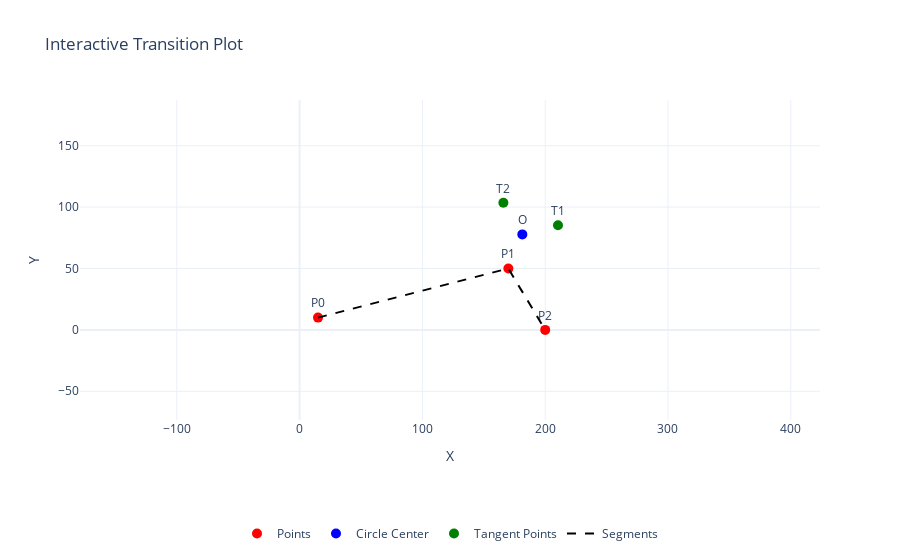

Source (notebook cell):
### Markdown cell above
# Introduction to Planimetric Transitions

In road axis design, ensuring a **smooth and safe path** for the driver requires specific criteria for planimetric design, with particular attention to the following cases:

- **Transitions between straight sections and circular curves**  
  The use of a **clothoid** as a transition curve ensures a gradual variation in curvature, improving both **safety** and **driving comfort**.

- **Transitions between consecutive curves in the same direction**  
  When two circular curves with different radii follow each other, a **clothoid transition** is necessary to avoid abrupt curvature changes.

- **Transitions between consecutive curves in opposite directions (Flexure Clothoid)**  
  When two curves of opposite direction follow each other, the design solution may include:  
  - **An intermediate straight section**, ensuring enough separation to prevent abrupt maneuvers.  
  - **A direct transition using a flexure clothoid**, allowing a **continuous variation of curvature** through a **zero-curvature point**.


Below, we will examine some **fundamental geometric problems** related to **circular arc transitions**, followed by the analysis of **variable curvature curves**:

1. **Straight section transitions using circular arcs**  
2. **Introduction of clothoids**  
3. **Complex transitions between consecutive curves (same & opposite directions)**

---
# 1. Straight Section Transitions Using Circular Arcs

In this section, we analyze the problem of connecting two straight road segments using a **circular arc**. This study is divided into two parts:
- 1.1 Connecting straight sections with a circular arc
- 1.2 Constraining the circular transition

## 1.1 Connecting Straight Sections with a Circular Arc

The simplest case consists of defining the geometry of a circular transition between two straight sections. This is characterized by the **coordinates of three key points** and the **radius R** of the circular arc:

- **P₀**: The starting point of the first straight section.
- **P₁**: The intersection of the two straight sections.
- **P₂**: The endpoint of the second straight section.
- **R**: The prescribed radius of the circular arc, which influences the curvature and length of the transition.

To define the transition geometry, we first compute the **intersection angle (α)** at **P₁**, which determines the deflection between the two segments. Given **α** and the **radius R**, we derive:

- **Central angle (θ)**: The circular arc's subtended angle at its center.
- **Tangent length (T)**: Distance from **P₁** to the arc's tangent points.
- **Bisector length (B)**: Perpendicular distance from **P₁** to the arc's midpoint.

The reference figure illustrates these relationships, which we will compute using fundamental equations.

---

### Code cell
from functions import CircularTransition

# Define problem data  CircularTransition((15, 10), (170, 50), (250, 0), 50)
P0 = [15, 10]
P1 = [170, 50]
P2 = [200, 0]
R = 30

# Create the circular transition object
transition = CircularTransition(P0, P1 , P2, R)
transition.print_parameters()
transition.plot()

### Figure 1 — Plotly figure (JSON) as saved in the notebook; plotly's stock layout.template omitted (floating-point values rounded to 4 significant figures)
{"data": [{"marker": {"color": "red", "size": 10}, "mode": "markers+text", "name": "Points", "text": ["P0", "P1", "P2"], "textposition": "top center", "type": "scatter", "x": [15, 170, 200], "y": [10, 50, 0]}, {"marker": {"color": "blue", "size": 10}, "mode": "markers+text", "name": "Circle Center", "text": ["O"], "textposition": "top center", "type": "scatter", "x": [181.4], "y": [77.76]}, {"marker": {"color": "green", "size": 10}, "mode": "markers+text", "name": "Tangent Points", "text": ["T1", "T2"], "textposition": "top center", "type": "scatter", "x": [210.4, 165.9], "y": [85.26, 103.5]}, {"line": {"color": "black", "dash": "dash"}, "mode": "lines", "name": "Segments", "type": "scatter", "x": [15, 170, 200], "y": [10, 50, 0]}], "layout": {"autosize": true, "legend": {"orientation": "h", "x": 0.5, "xanchor": "center", "y": -0.4, "yanchor": "bottom"}, "title": {"text": "Interactive Transition Plot"}, "xaxis": {"domain": [0, 1], "range": [-178.8, 423.8], "scaleanchor": "y", "scaleratio": 1, "title": {"text": "X"}, "type": "linear"}, "yaxis": {"domain": [0, 1], "range": [0, 113.8], "scaleanchor": "x", "scaleratio": 1, "title": {"text": "Y"}, "type": "linear"}}}
